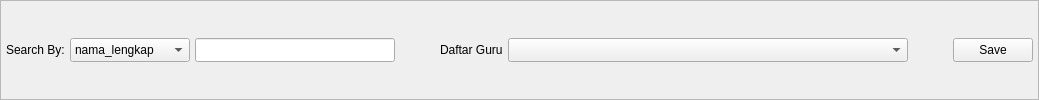
       <widget class="QFrame" name="frame">
        <property name="sizePolicy">
         <sizepolicy hsizetype="Preferred" vsizetype="Maximum">
          <horstretch>0</horstretch>
          <verstretch>0</verstretch>
         </sizepolicy>
        </property>
        <property name="frameShape">
         <enum>QFrame::StyledPanel</enum>
        </property>
        <property name="frameShadow">
         <enum>QFrame::Raised</enum>
        </property>
        <layout class="QGridLayout" name="gridLayout">
         <property name="leftMargin">
          <number>5</number>
         </property>
         <property name="topMargin">
          <number>5</number>
         </property>
         <property name="rightMargin">
          <number>5</number>
         </property>
         <property name="bottomMargin">
          <number>5</number>
         </property>
         <property name="horizontalSpacing">
          <number>5</number>
         </property>
         <item row="0" column="3">
          <widget class="QLineEdit" name="line_search">
           <property name="minimumSize">
            <size>
             <width>200</width>
             <height>24</height>
            </size>
           </property>
           <property name="maximumSize">
            <size>
             <width>200</width>
             <height>16777215</height>
            </size>
           </property>
          </widget>
         </item>
         <item row="0" column="0">
          <widget class="QLabel" name="label">
           <property name="text">
            <string>Search By:</string>
           </property>
          </widget>
         </item>
         <item row="0" column="1" colspan="2">
          <widget class="QComboBox" name="cbo_search_by">
           <property name="minimumSize">
            <size>
             <width>120</width>
             <height>24</height>
            </size>
           </property>
           <item>
            <property name="text">
             <string>nama_lengkap</string>
            </property>
           </item>
          </widget>
         </item>
         <item row="0" column="5">
          <widget class="QLabel" name="label_2">
           <property name="text">
            <string>Daftar Guru</string>
           </property>
          </widget>
         </item>
         <item row="0" column="4">
          <spacer name="horizontalSpacer">
           <property name="orientation">
            <enum>Qt::Horizontal</enum>
           </property>
           <property name="sizeType">
            <enum>QSizePolicy::Fixed</enum>
           </property>
           <property name="sizeHint" stdset="0">
            <size>
             <width>40</width>
             <height>20</height>
            </size>
           </property>
          </spacer>
         </item>
         <item row="0" column="8">
          <widget class="QPushButton" name="btn_save_detail">
           <property name="minimumSize">
            <size>
             <width>80</width>
             <height>24</height>
            </size>
           </property>
           <property name="text">
            <string>Save</string>
           </property>
          </widget>
         </item>
         <item row="0" column="7">
          <spacer name="horizontalSpacer_2">
           <property name="orientation">
            <enum>Qt::Horizontal</enum>
           </property>
           <property name="sizeHint" stdset="0">
            <size>
             <width>40</width>
             <height>20</height>
            </size>
           </property>
          </spacer>
         </item>
         <item row="0" column="6">
          <widget class="QComboBox" name="cbo_daftar_guru">
           <property name="sizePolicy">
            <sizepolicy hsizetype="Expanding" vsizetype="Fixed">
             <horstretch>0</horstretch>
             <verstretch>0</verstretch>
            </sizepolicy>
           </property>
           <property name="minimumSize">
            <size>
             <width>400</width>
             <height>24</height>
            </size>
           </property>
           <property name="maximumSize">
            <size>
             <width>400</width>
             <height>16777215</height>
            </size>
           </property>
          </widget>
         </item>
        </layout>
       </widget>
